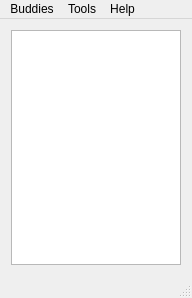
<?xml version="1.0" encoding="UTF-8"?>
<ui version="4.0">
 <class>MainWindow</class>
 <widget class="QMainWindow" name="MainWindow">
  <property name="geometry">
   <rect>
    <x>0</x>
    <y>0</y>
    <width>192</width>
    <height>298</height>
   </rect>
  </property>
  <property name="windowTitle">
   <string>MainWindow</string>
  </property>
  <widget class="QWidget" name="centralWidget">
   <layout class="QVBoxLayout" name="verticalLayout">
    <item>
     <widget class="QListView" name="listBuddies">
      <property name="sizePolicy">
       <sizepolicy hsizetype="Expanding" vsizetype="Expanding">
        <horstretch>0</horstretch>
        <verstretch>0</verstretch>
       </sizepolicy>
      </property>
     </widget>
    </item>
   </layout>
  </widget>
  <widget class="QStatusBar" name="statusBar"/>
  <widget class="QMenuBar" name="menuBar">
   <property name="geometry">
    <rect>
     <x>0</x>
     <y>0</y>
     <width>192</width>
     <height>20</height>
    </rect>
   </property>
   <widget class="QMenu" name="menuBuddies">
    <property name="title">
     <string>Buddies</string>
    </property>
    <addaction name="actionAdd_buddy"/>
    <addaction name="actionNew_conversation"/>
   </widget>
   <widget class="QMenu" name="menuHelp">
    <property name="title">
     <string>Help</string>
    </property>
    <addaction name="actionAbout"/>
   </widget>
   <widget class="QMenu" name="menuTools">
    <property name="title">
     <string>Tools</string>
    </property>
    <addaction name="actionPreferencess"/>
   </widget>
   <addaction name="menuBuddies"/>
   <addaction name="menuTools"/>
   <addaction name="menuHelp"/>
  </widget>
  <action name="actionPreferencess">
   <property name="text">
    <string>Preferences</string>
   </property>
  </action>
  <action name="actionAbout">
   <property name="text">
    <string>About</string>
   </property>
  </action>
  <action name="actionAdd_buddy">
   <property name="text">
    <string>Add buddy</string>
   </property>
  </action>
  <action name="actionNew_conversation">
   <property name="text">
    <string>New conversation</string>
   </property>
  </action>
 </widget>
 <layoutdefault spacing="6" margin="11"/>
 <resources/>
 <connections/>
</ui>
